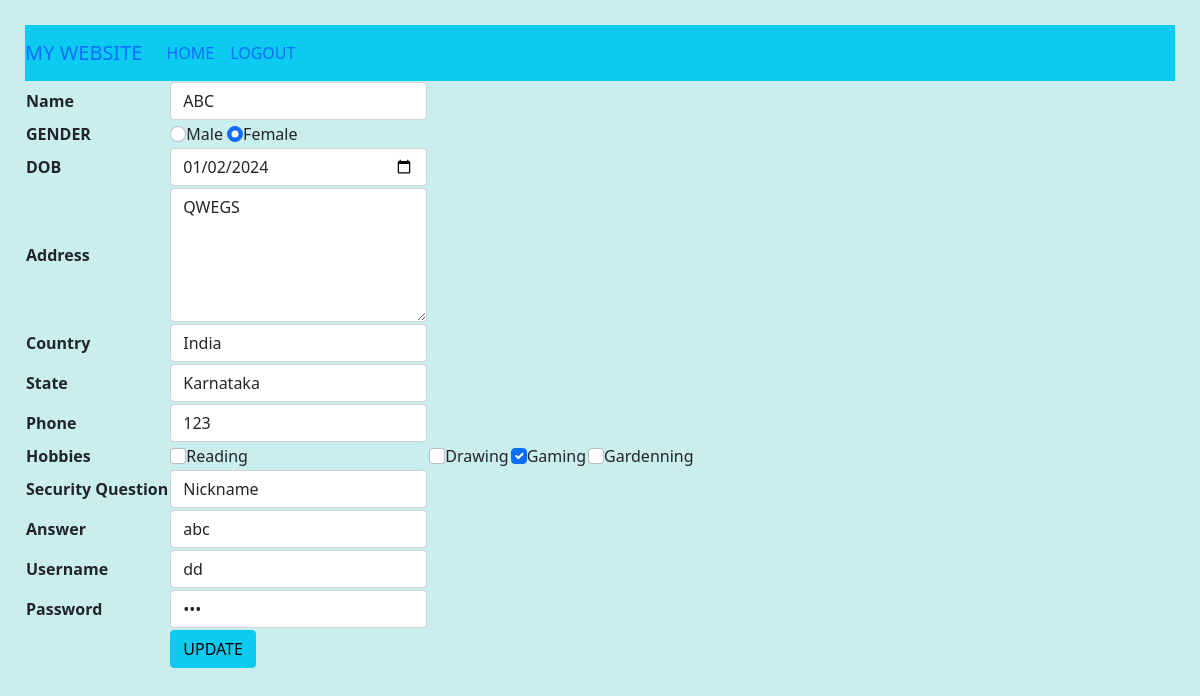
Screenshot of /updateprofile/ (signed in) with the database file from the repository.
### user/models.py (models this page shows)
class register_tb(models.Model):
    Name=models.CharField(max_length=20)
    Gender=models.CharField(max_length=20)
    DOB=models.CharField(max_length=20)
    Address=models.CharField(max_length=20)
    Countryid=models.ForeignKey(country_tb,on_delete=models.CASCADE)
    Stateid=models.ForeignKey(state_tb,on_delete=models.CASCADE)
    Phone=models.CharField(max_length=20)
    SecurityQuestion=models.CharField(max_length=20)
    Answer=models.CharField(max_length=20)
    Username=models.CharField(max_length=20)
    Password=models.CharField(max_length=20)

class country_tb(models.Model):
    Country=models.CharField(max_length=20)

class state_tb(models.Model):
    State=models.CharField(max_length=20)
    Country_id=models.ForeignKey(country_tb,on_delete=models.CASCADE)

class hobby_tb(models.Model):
    Userid=models.ForeignKey(register_tb,on_delete=models.CASCADE)
    Hobbyid=models.ForeignKey(hobbyname_tb,on_delete=models.CASCADE)

### Site_admin/models.py (models this page shows)
class hobbyname_tb(models.Model):
    Hobbyname=models.CharField(max_length=20)

### user/views.py (the view)
# urls.py: path('updateprofile/',userview.updateprofile,name="updateprofile"),
def updateprofile(request):
    id=request.session['user_id']
    hobby=hobbyname_tb.objects.all()
    userhobby=hobby_tb.objects.filter(Userid_id=id)
    country=country_tb.objects.all()
    user=register_tb.objects.filter(id=id)
    return render(request,"user/updateprofile.html",{'us':user,'co':country,'ho':hobby,'uho':userhobby})

### templates/user/updateprofile.html (shortened to what this page needs)
<!DOCTYPE html>
<html lang="en">
<head>
    <link rel="stylesheet" href="/static/css/bootstrap.css">
</head>
    <body style="background-color: rgb(202, 237, 237);padding: 25px;">
        <form method="post" action="{% url 'updateAction' %}">
        <div class="navbar navbar-expand-lg bg-info ">
            <a hre="#" class="navbar-brand">MY WEBSITE</a>
            <ul class="navbar-nav">
                <li class="nav nav-item">
                    <a class="nav-link" href="{% url 'home_user' %}">HOME</a>
                </li>
                <li class="nav nav-item">
                    <a href="{% url 'logout' %}" class="nav-link">LOGOUT</a>
                </li>
            </ul>
        </div>
        <table>
            {% for v in us %}
            <tr>
                <th>Name</th>
                <td><input type="text" name="name" class="form-control" value="{{v.Name}}"></td>
            </tr>
            <tr>
                <th>GENDER</th>
                <td>
                {% if v.Gender == 'Male' %}
                    <input type="radio" name="gender" class="form-check-input" checked="true" value="male">Male
                    <input type="radio" name="gender" class="form-check-input" value="female">Female</td>
                {% else %}
                    <input type="radio" name="gender" class="form-check-input" value="male">Male
                    <input type="radio" name="gender" class="form-check-input" checked="true"  value="female">Female</td>
                {% endif %}
            </tr>
            <tr>
                <th>DOB</th>
                <td><input type="date" name="DOB" class="form-control" value="{{v.DOB}}"></td>
            </tr>
            <tr>
                <th>Address</th>
                <td><textarea name="address" class="form-control" cols="20" rows="5" >{{v.Address}}</textarea></td>
            </tr>
            <tr>
                <th>Country</th>
                <td><select name="country" class="form-control" id="country">
                    <option value="{{v.Countryid.id}}">{{v.Countryid.Country}}</option>
                </select></td>
            </tr>
            <tr>
                <th>State</th>
                <td>
                    <select name="state" id="state" class="form-control">
                    <option value="{{v.Stateid.id}}">{{v.Stateid.State}}</option>
                    </select>
                    </td>
            </tr>
            <tr>
                <th>Phone</th>
                <td><input type="text" class="form-control" class="form-control" name="phone" value="{{v.Phone}}"></td>
            </tr>
            <tr>
                <th>Hobbies</th>
                    {% for h in ho %}
                    <td><input type="checkbox" class="form-check-input" name="hobby" value="{{h.id}}"
                        {% for u in uho %}
                    {% if u.Hobbyid.id == h.id %}
                    checked="true"
                    {% endif %}
                    {% endfor %}
                        >{{h.Hobbyname}}</td>
                    {% endfor %}
            </tr>
            <tr>
                <th>Security Question</th>
                <td>
                    <select name="question" class="form-control" >
                    <option value="{{v.SecurityQuestion}}">{{v.SecurityQuestion}}</option>
                    </select>
                    </td>
            </tr>
            <tr>
                <th>Answer</th>
                <td><input type="text" class="form-control" name="answer" value="{{v.Answer}}"></td>
            </tr>
            <tr>
                <th>Username</th>
                <td><input type="text" class="form-control" name="username" value="{{v.Username}}"></td>
            </tr>
            <tr>
                <th>Password</th>
                <td><input type="password" class="form-control" name="password" value="{{v.Password}}"></td>
            </tr>
            <tr>
                <th></th>
                <td><input type="submit" class="btn btn-info" value="UPDATE"></td>
            </tr>
        </table>
        {% endfor %}
        </form>
    </body>
</html>

### rows the page displays
register_tb: name "ABC", DOB "01/02/2024", address "QWEGS", country "India", state "Karnataka", phone "123", question "Nickname", answer "abc", username "dd"
hobbyname_tb: Hobbyname "Reading"
hobbyname_tb: Hobbyname "Drawing"
hobbyname_tb: hobby "☑", Hobbyname "Gaming"
hobbyname_tb: Hobbyname "Gardenning"
